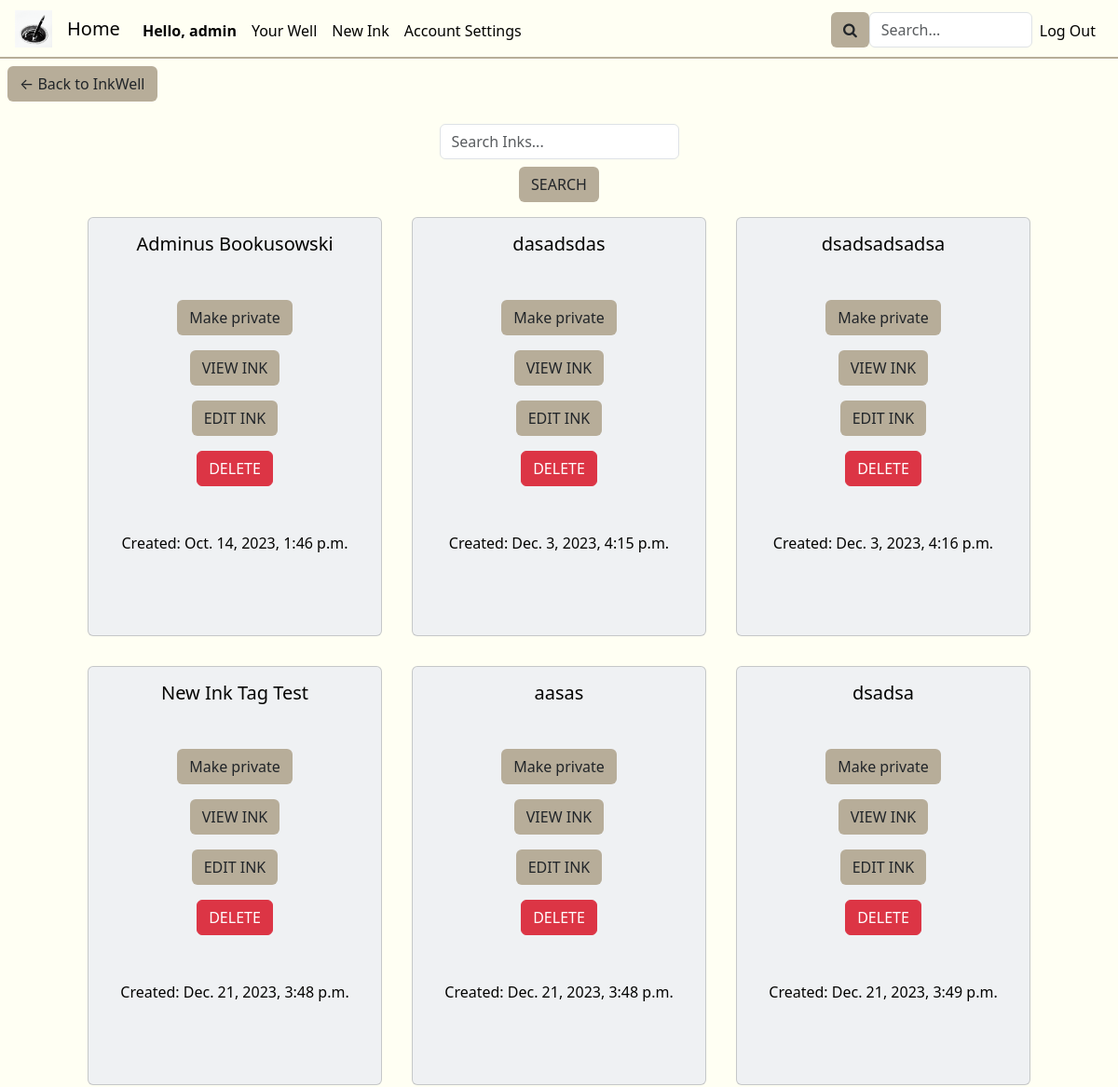
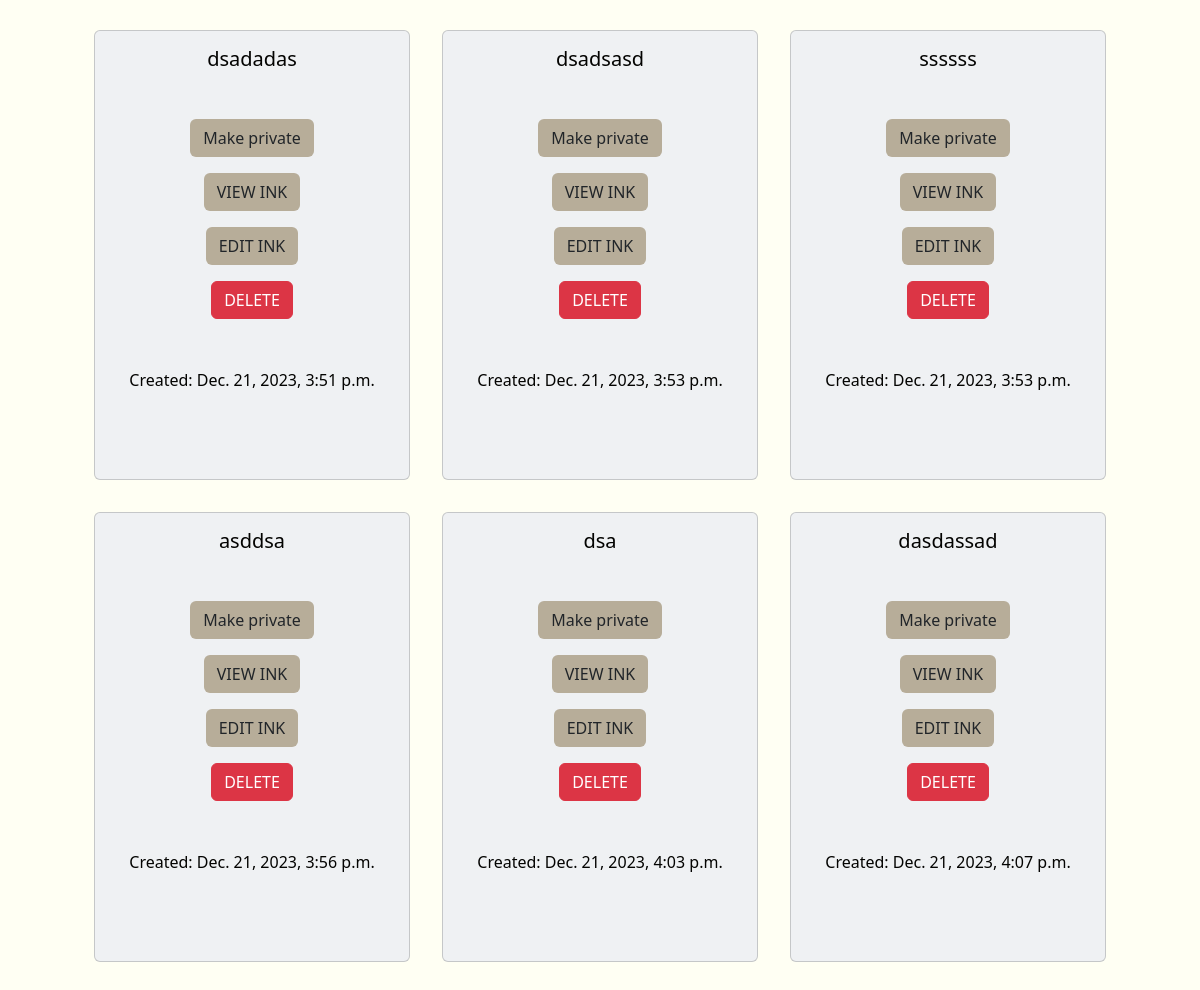
The page /ink_settings (signed in) on the database its author committed (2 pictures, top to bottom).
### inkwell/models.py (models this page shows, shortened)
class User(AbstractUser):
    about = models.CharField(max_length=250, default="")
    profilePicture = models.ImageField(upload_to='', blank=True, null=True)

class Ink(models.Model):
    wellOrigin = models.ForeignKey(Well, on_delete=models.CASCADE, related_name="well_pk", default="")
    inkOwner = models.ForeignKey(User, on_delete=models.CASCADE, related_name="ink_owner", default="")
    coAuthors = models.ManyToManyField(User, related_name="CoAuthors", blank=True)
    privateStatus = models.BooleanField(default=False)
    updateStatus = models.BooleanField(default=False) # If the Ink is edited at least once, this changes to true
    ink_following = models.ManyToManyField(User, related_name="ink_following", blank=True)
    tags = models.ManyToManyField(Tag, related_name="tags", blank=True)
    description = models.CharField(max_length=500, default="")
    title = models.CharField(max_length=64, default="")
    views = models.PositiveBigIntegerField(default=0)
    creation_date = models.DateTimeField(default=timezone.now, editable=False)

### inkwell/views.py (the view)
# urls.py: path('ink_settings', views.ink_settings, {'inkQuery':''}, name='ink_settings'),
@login_required
def ink_settings(request, inkQuery):
    if inkQuery == "":
        retrieve_inks = Ink.objects.filter(inkOwner=request.user)
    else:
        retrieve_inks = Ink.objects.filter(inkOwner=request.user, title__contains=inkQuery)
    return render(request, "inkwell/ink_settings.html", {
        "inks": retrieve_inks,
        "title": "Ink Settings"
    })

### inkwell/templates/inkwell/ink_settings.html (shortened to what this page needs)
{% extends "inkwell/layout.html" %}
{% block body %}
<a href="{% url 'well' username=request.user.username %}"><button class="backToInkWell btn btn-khaki">&larr; Back to InkWell</button></a>
<div class="inkSettingsRow row d-flex justify-content-center">
    <div class="disFdirColAliCen">
        <form class="form disFdirColAliCen" action="{% url 'searchInkSettings' %}" method="post">
            <input placeholder="Search Inks..." type="text" class="searchInput-style form-control" id="searchInput" name="searchInkSettingsQuery">
            <button class="btn btn-khaki mt-2" type="submit">SEARCH</button>
        </form>
    </div>
    {% for ink in inks %}
        <div class="card col-md-4">
            <div class="card-title text-center">
                <h5 class="lead">{{ ink.title }}</h5>
            </div>
            <div class="card-body disFdirColAliCen">
                <form class="form privatizeInkForm disFdirColAliCen" method="post">
                    {% if ink.privateStatus %}
                        <button class="btn btn-khaki" id="makeInkPublic" type="submit" onclick="privatizeInk('{{ink.id}}', 'makePublic')">Make public</button>
                    {% else %}
                        <button class="btn btn-khaki" id="makeInkPrivate" type="submit" onclick="privatizeInk('{{ink.id}}', 'makePrivate')">Make private</button>
                    {% endif %}
                </form>
                <a href="{% url 'ink_view' inkID=ink.id %}"><button class="btn btn-khaki">VIEW INK</button></a>
                <a href="{% url 'edit_ink' inkID=ink.id %}"><button class="btn btn-khaki">EDIT INK</button></a>
                <a href="{% url 'delete_ink' inkID=ink.id %}"><button class="btn btn-danger">DELETE</button></a>
                <span>Created: {{ ink.creation_date }}</span>
            </div>
        </div>
    {% endfor %}
</div>
{% endblock %}

### inkwell/templates/inkwell/layout.html (shortened to what this page needs)
{% load static %}
<!DOCTYPE html>
<html lang="en">
    <head>
        <link href="https://cdn.jsdelivr.net/npm/bootstrap@5.3.2/dist/css/bootstrap.min.css" rel="stylesheet">
        <link href="{% static 'inkwell/styles.css' %}" rel="stylesheet">
        <link rel="stylesheet" href="https://cdnjs.cloudflare.com/ajax/libs/font-awesome/4.7.0/css/font-awesome.min.css">
        <link rel="stylesheet" href="//code.jquery.com/ui/1.12.1/themes/base/jquery-ui.css">
    </head>
    <body>
        <nav class="navbar navbar-expand-lg">
            <img class="nav-logo" src="{% static 'inkwell/inkwell1.ico' %}" width="40px" height="40px">
            <a class="navbar-brand" href="{% url 'index' %}">Home</a>
            <div class="collapse navbar-collapse" id="navbarNav">
                <ul class="navbar-nav d-flex justify-content-start nav-left col">
                    {% if user.is_authenticated %}
                        <li class="nav-item">
                            <span class="nav-link text-center loggedInAs">Hello, {{request.user.username}}</span>
                        </li>
                        <li class="nav-item">
                            <a class="nav-link text-center" href="{% url 'well' username=user.username %}">Your Well</a>
                        </li>
                        <li class="nav-item">
                            <a class="nav-link text-center" href="{% url 'newInk' %}">New Ink</a>
                        </li>
                        <li class="nav-item">
                            <a class="nav-link text-center" href="{% url 'settings' %}">Account Settings</a>
                        </li>
                    {% endif %}
                </ul>
                <ul class="navbar-nav d-flex justify-content-end nav-right col-4">
                    <li class="nav-item">
                        <form class="form" action="{% url 'mainSearch' %}" method="post">
                            <div class="mainSearchFunction">
                                <button class="btn btn-khaki"><i class="fa fa-search"></i></button>
                                <input class="form-control mainSearchQuery-style" placeholder="Search..." type="text" name="mainSearchQuery">
                            </div>
                        </form>
                    </li>
                    {% if user.is_authenticated %}
                        <li class="nav-item">
                            <a class="nav-link" href="{% url 'logout' %}">Log Out</a>
                        </li>
                    {% endif %}
                </ul>
            </div>
          </nav>
        <div class="body">
            {% block body %}
            {% endblock %}
        </div>
    </body>
</html>

### inkwell/static/inkwell/styles.css (style rules this page uses)
:root { --black: #020202ff; --dark-green: #0d2818ff; --pakistan-green: #04471cff; --sea-green: #058c42ff; --malachite: #16db65ff; --coquelicot: #f15025ff; --white: #ffffffff; --platinum: #e6e8e6ff; --timberwolf: #ced0ceff; --eerie-black: #191919ff; --gunmetal: #223843ff; --antiflash-white: #eff1f3ff; --timberwolf: #dbd3d8ff; --desert-sand: #d8b4a0ff; --burnt-sienna: #d77a61ff; --baby-powder: #fdfffcff; --lapis-lazuli: #235789ff; --fire-engine-red: #c1292eff; --school-bus-yellow: #f1d302ff; --raisin-black: #161925ff; --khaki: #b7ad99ff; --folly: #ff4365ff; --black: #030301ff; --turquoise: #00d9c0ff; --ivory: #fffff3ff; --primary-color: var(--antiflash-white); --secondary-color: var(--ivory); --background-color: var(--ivory); --text-color: var(--black); --border-color: var(--khaki); --button-color: var(--khaki); }
.navbar-brand, .nav-logo { margin-left: 1rem; }
.loggedInAs { font-weight: bold; }
.navbar { border-bottom: 2px var(--border-color) solid; width: auto; }
.navbar-nav .nav-link, .mainSearchFunction { margin-top: 5px; }
.nav-right { margin-right: 1rem; }
.navbar-collapse .col-4 { width: auto; }
.nav-link, .navbar-brand { color: var(--text-color); }
.card { height: 450px; }
.mainSearchQuery-style { width: 175px; }
.mainSearchFunction { display: flex; justify-content: center; flex-direction: row; }
p, a, h1, h2, h3, h4, h5, span { color: var(--text-color); }
body { background-color: var(--background-color); margin: 0; z-index: 0; }
.disFdirColAliCen { display: flex; flex-direction: column; align-items: center; }
.backToInkView, .backToInkWell { margin: 0.5rem; }
.searchInput-style { width: auto; }
.row { padding: 1rem; margin: 0; }
.privatizeInkForm { margin: 1rem; }
.card { width: 316px; margin: 1rem; background-color: var(--primary-color); }
.card span, .card a { margin-bottom: 1rem; }
.btn-khaki { background-color: var(--button-color); }
.card-title { margin-top:1rem; }

### rows shown on the page
User: user.username "admin"
Ink: title "Adminus Bookusowski", creation_date "Oct. 14, 2023, 1:46 p.m."
Ink: title "dasadsdas", creation_date "Dec. 3, 2023, 4:15 p.m."
Ink: title "dsadsadsadsa", creation_date "Dec. 3, 2023, 4:16 p.m."
Ink: title "New Ink Tag Test", creation_date "Dec. 21, 2023, 3:48 p.m."
Ink: title "aasas", creation_date "Dec. 21, 2023, 3:48 p.m."
Ink: title "dsadsa", creation_date "Dec. 21, 2023, 3:49 p.m."
Ink: title "dsadadas", creation_date "Dec. 21, 2023, 3:51 p.m."
Ink: title "dsadsasd", creation_date "Dec. 21, 2023, 3:53 p.m."
Ink: title "ssssss", creation_date "Dec. 21, 2023, 3:53 p.m."
Ink: title "asddsa", creation_date "Dec. 21, 2023, 3:56 p.m."
Ink: title "dsa", creation_date "Dec. 21, 2023, 4:03 p.m."
Ink: title "dasdassad", creation_date "Dec. 21, 2023, 4:07 p.m."
